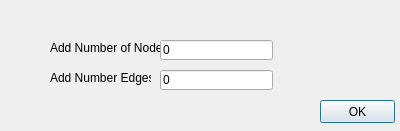
<?xml version="1.0" encoding="UTF-8"?>
<ui version="4.0">
 <class>NumberofEdges</class>
 <widget class="QDialog" name="NumberofEdges">
  <property name="geometry">
   <rect>
    <x>0</x>
    <y>0</y>
    <width>400</width>
    <height>131</height>
   </rect>
  </property>
  <property name="windowTitle">
   <string>Add Number of Nodes and Edges</string>
  </property>
  <property name="windowIcon">
   <iconset>
    <normaloff>logo.jpg</normaloff>logo.jpg</iconset>
  </property>
  <widget class="QPushButton" name="OK">
   <property name="geometry">
    <rect>
     <x>320</x>
     <y>100</y>
     <width>75</width>
     <height>23</height>
    </rect>
   </property>
   <property name="text">
    <string>OK</string>
   </property>
  </widget>
  <widget class="QLabel" name="label">
   <property name="geometry">
    <rect>
     <x>50</x>
     <y>40</y>
     <width>111</width>
     <height>16</height>
    </rect>
   </property>
   <property name="text">
    <string>Add Number of Nodes</string>
   </property>
  </widget>
  <widget class="QLabel" name="label_2">
   <property name="geometry">
    <rect>
     <x>50</x>
     <y>70</y>
     <width>101</width>
     <height>16</height>
    </rect>
   </property>
   <property name="text">
    <string>Add Number Edges</string>
   </property>
  </widget>
  <widget class="QLineEdit" name="Num_NODES">
   <property name="geometry">
    <rect>
     <x>160</x>
     <y>40</y>
     <width>113</width>
     <height>20</height>
    </rect>
   </property>
   <property name="text">
    <string>0</string>
   </property>
  </widget>
  <widget class="QLineEdit" name="Num_Edges">
   <property name="geometry">
    <rect>
     <x>160</x>
     <y>70</y>
     <width>113</width>
     <height>20</height>
    </rect>
   </property>
   <property name="text">
    <string>0</string>
   </property>
  </widget>
 </widget>
 <resources/>
 <connections/>
</ui>
